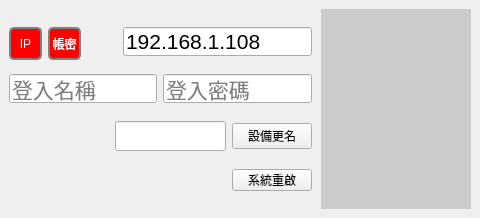
<?xml version="1.0" encoding="UTF-8"?>
<ui version="4.0">
 <class>ItemCheckMachine</class>
 <widget class="QWidget" name="ItemCheckMachine">
  <property name="geometry">
   <rect>
    <x>0</x>
    <y>0</y>
    <width>480</width>
    <height>218</height>
   </rect>
  </property>
  <property name="windowTitle">
   <string>Form</string>
  </property>
  <layout class="QGridLayout" name="gridLayout">
   <property name="leftMargin">
    <number>0</number>
   </property>
   <property name="topMargin">
    <number>0</number>
   </property>
   <property name="rightMargin">
    <number>0</number>
   </property>
   <property name="bottomMargin">
    <number>0</number>
   </property>
   <property name="spacing">
    <number>0</number>
   </property>
   <item row="0" column="0">
    <widget class="QWidget" name="wBg" native="true">
     <layout class="QGridLayout" name="gridLayout_2">
      <property name="leftMargin">
       <number>0</number>
      </property>
      <property name="horizontalSpacing">
       <number>0</number>
      </property>
      <item row="0" column="1" rowspan="2">
       <widget class="QWidget" name="widget_2" native="true">
        <property name="sizePolicy">
         <sizepolicy hsizetype="Fixed" vsizetype="Fixed">
          <horstretch>0</horstretch>
          <verstretch>0</verstretch>
         </sizepolicy>
        </property>
        <property name="minimumSize">
         <size>
          <width>150</width>
          <height>200</height>
         </size>
        </property>
        <property name="focusPolicy">
         <enum>Qt::NoFocus</enum>
        </property>
        <property name="styleSheet">
         <string notr="true">QWidget#widget_2{background-color: rgb(204, 204, 204);}</string>
        </property>
        <layout class="QGridLayout" name="gridLayout_4">
         <property name="leftMargin">
          <number>2</number>
         </property>
         <property name="topMargin">
          <number>2</number>
         </property>
         <property name="rightMargin">
          <number>2</number>
         </property>
         <property name="bottomMargin">
          <number>2</number>
         </property>
         <item row="0" column="0">
          <widget class="LabelCheckMachine" name="lbPic">
           <property name="minimumSize">
            <size>
             <width>100</width>
             <height>100</height>
            </size>
           </property>
           <property name="styleSheet">
            <string notr="true"/>
           </property>
           <property name="text">
            <string/>
           </property>
           <property name="alignment">
            <set>Qt::AlignCenter</set>
           </property>
          </widget>
         </item>
        </layout>
       </widget>
      </item>
      <item row="0" column="0" rowspan="2">
       <widget class="QWidget" name="widget_6" native="true">
        <property name="minimumSize">
         <size>
          <width>100</width>
          <height>100</height>
         </size>
        </property>
        <layout class="QVBoxLayout" name="verticalLayout">
         <property name="spacing">
          <number>0</number>
         </property>
         <property name="leftMargin">
          <number>0</number>
         </property>
         <property name="rightMargin">
          <number>0</number>
         </property>
         <item>
          <widget class="QWidget" name="widget_3" native="true">
           <property name="sizePolicy">
            <sizepolicy hsizetype="Preferred" vsizetype="Fixed">
             <horstretch>0</horstretch>
             <verstretch>0</verstretch>
            </sizepolicy>
           </property>
           <property name="minimumSize">
            <size>
             <width>0</width>
             <height>33</height>
            </size>
           </property>
           <layout class="QGridLayout" name="gridLayout_5">
            <item row="0" column="1">
             <widget class="QLabel" name="lbPassStatus">
              <property name="minimumSize">
               <size>
                <width>33</width>
                <height>33</height>
               </size>
              </property>
              <property name="maximumSize">
               <size>
                <width>33</width>
                <height>33</height>
               </size>
              </property>
              <property name="styleSheet">
               <string notr="true">background-color: rgb(255, 0, 0);
color: rgb(255, 255, 255);
border: 2px  solid gray;
border-radius: 5px;</string>
              </property>
              <property name="text">
               <string>帳密</string>
              </property>
              <property name="alignment">
               <set>Qt::AlignCenter</set>
              </property>
             </widget>
            </item>
            <item row="0" column="2">
             <spacer name="horizontalSpacer">
              <property name="orientation">
               <enum>Qt::Horizontal</enum>
              </property>
              <property name="sizeHint" stdset="0">
               <size>
                <width>40</width>
                <height>20</height>
               </size>
              </property>
             </spacer>
            </item>
            <item row="0" column="0">
             <widget class="QLabel" name="lbIpStatus">
              <property name="minimumSize">
               <size>
                <width>33</width>
                <height>33</height>
               </size>
              </property>
              <property name="maximumSize">
               <size>
                <width>33</width>
                <height>33</height>
               </size>
              </property>
              <property name="styleSheet">
               <string notr="true">background-color: rgb(255, 0, 0);
color: rgb(255, 255, 255);
border: 2px  solid gray;
border-radius: 5px;</string>
              </property>
              <property name="text">
               <string>IP</string>
              </property>
              <property name="alignment">
               <set>Qt::AlignCenter</set>
              </property>
             </widget>
            </item>
            <item row="0" column="3">
             <widget class="QLineEdit" name="txIp">
              <property name="sizePolicy">
               <sizepolicy hsizetype="Fixed" vsizetype="Fixed">
                <horstretch>0</horstretch>
                <verstretch>0</verstretch>
               </sizepolicy>
              </property>
              <property name="minimumSize">
               <size>
                <width>120</width>
                <height>0</height>
               </size>
              </property>
              <property name="maximumSize">
               <size>
                <width>16777215</width>
                <height>16777215</height>
               </size>
              </property>
              <property name="font">
               <font>
                <pointsize>16</pointsize>
               </font>
              </property>
              <property name="text">
               <string>192.168.1.108</string>
              </property>
             </widget>
            </item>
           </layout>
          </widget>
         </item>
         <item>
          <widget class="QWidget" name="widget" native="true">
           <property name="sizePolicy">
            <sizepolicy hsizetype="Preferred" vsizetype="Fixed">
             <horstretch>0</horstretch>
             <verstretch>0</verstretch>
            </sizepolicy>
           </property>
           <property name="minimumSize">
            <size>
             <width>0</width>
             <height>33</height>
            </size>
           </property>
           <layout class="QGridLayout" name="gridLayout_6">
            <item row="1" column="1">
             <widget class="QLineEdit" name="txPass">
              <property name="font">
               <font>
                <pointsize>16</pointsize>
               </font>
              </property>
              <property name="text">
               <string/>
              </property>
              <property name="placeholderText">
               <string>登入密碼</string>
              </property>
             </widget>
            </item>
            <item row="1" column="0">
             <widget class="QLineEdit" name="txUser">
              <property name="font">
               <font>
                <pointsize>16</pointsize>
               </font>
              </property>
              <property name="text">
               <string/>
              </property>
              <property name="placeholderText">
               <string>登入名稱</string>
              </property>
             </widget>
            </item>
           </layout>
          </widget>
         </item>
         <item>
          <widget class="QWidget" name="widget_4" native="true">
           <property name="minimumSize">
            <size>
             <width>120</width>
             <height>33</height>
            </size>
           </property>
           <layout class="QGridLayout" name="gridLayout_3">
            <item row="2" column="1">
             <widget class="QLineEdit" name="txDeviceName">
              <property name="minimumSize">
               <size>
                <width>100</width>
                <height>0</height>
               </size>
              </property>
              <property name="font">
               <font>
                <pointsize>16</pointsize>
               </font>
              </property>
             </widget>
            </item>
            <item row="2" column="0">
             <widget class="QLabel" name="lbDeviceName">
              <property name="minimumSize">
               <size>
                <width>100</width>
                <height>0</height>
               </size>
              </property>
              <property name="font">
               <font>
                <pointsize>16</pointsize>
               </font>
              </property>
              <property name="text">
               <string/>
              </property>
             </widget>
            </item>
            <item row="2" column="2">
             <widget class="QPushButton" name="btnChangeName">
              <property name="font">
               <font>
                <pointsize>9</pointsize>
               </font>
              </property>
              <property name="text">
               <string>設備更名</string>
              </property>
             </widget>
            </item>
           </layout>
          </widget>
         </item>
         <item>
          <widget class="QWidget" name="widget_5" native="true">
           <property name="sizePolicy">
            <sizepolicy hsizetype="Preferred" vsizetype="Fixed">
             <horstretch>0</horstretch>
             <verstretch>0</verstretch>
            </sizepolicy>
           </property>
           <property name="minimumSize">
            <size>
             <width>0</width>
             <height>33</height>
            </size>
           </property>
           <layout class="QGridLayout" name="gridLayout_7">
            <item row="0" column="0">
             <spacer name="horizontalSpacer_2">
              <property name="orientation">
               <enum>Qt::Horizontal</enum>
              </property>
              <property name="sizeHint" stdset="0">
               <size>
                <width>40</width>
                <height>20</height>
               </size>
              </property>
             </spacer>
            </item>
            <item row="0" column="1">
             <widget class="QPushButton" name="btnReboot">
              <property name="font">
               <font>
                <pointsize>9</pointsize>
               </font>
              </property>
              <property name="text">
               <string>系統重啟</string>
              </property>
             </widget>
            </item>
           </layout>
          </widget>
         </item>
        </layout>
       </widget>
      </item>
     </layout>
    </widget>
   </item>
  </layout>
 </widget>
 <customwidgets>
  <customwidget>
   <class>LabelCheckMachine</class>
   <extends>QLabel</extends>
   <header>Itemcheckmachine.h</header>
  </customwidget>
 </customwidgets>
 <resources/>
 <connections/>
</ui>
